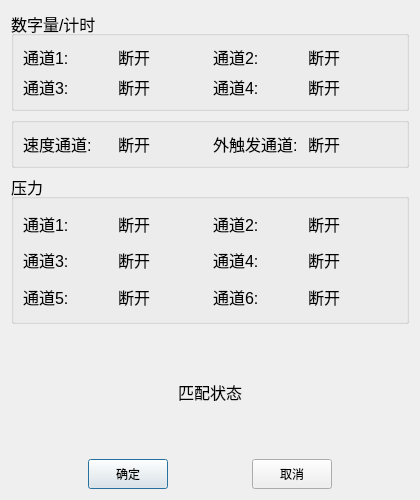
<?xml version="1.0" encoding="UTF-8"?>
<ui version="4.0">
 <class>DialogMatch</class>
 <widget class="QDialog" name="DialogMatch">
  <property name="geometry">
   <rect>
    <x>0</x>
    <y>0</y>
    <width>420</width>
    <height>500</height>
   </rect>
  </property>
  <property name="sizePolicy">
   <sizepolicy hsizetype="Fixed" vsizetype="Fixed">
    <horstretch>0</horstretch>
    <verstretch>0</verstretch>
   </sizepolicy>
  </property>
  <property name="minimumSize">
   <size>
    <width>420</width>
    <height>500</height>
   </size>
  </property>
  <property name="maximumSize">
   <size>
    <width>420</width>
    <height>500</height>
   </size>
  </property>
  <property name="windowTitle">
   <string>匹配连接</string>
  </property>
  <property name="windowIcon">
   <iconset resource="Icons/Icons.qrc">
    <normaloff>:/image/new.png</normaloff>:/image/new.png</iconset>
  </property>
  <layout class="QVBoxLayout" name="verticalLayout">
   <item>
    <widget class="QGroupBox" name="groupBox">
     <property name="sizePolicy">
      <sizepolicy hsizetype="Preferred" vsizetype="Fixed">
       <horstretch>0</horstretch>
       <verstretch>0</verstretch>
      </sizepolicy>
     </property>
     <property name="minimumSize">
      <size>
       <width>0</width>
       <height>100</height>
      </size>
     </property>
     <property name="font">
      <font>
       <pointsize>12</pointsize>
      </font>
     </property>
     <property name="title">
      <string>数字量/计时</string>
     </property>
     <property name="flat">
      <bool>false</bool>
     </property>
     <property name="checkable">
      <bool>false</bool>
     </property>
     <layout class="QGridLayout" name="gridLayout">
      <item row="0" column="0">
       <widget class="QLabel" name="label">
        <property name="font">
         <font>
          <pointsize>12</pointsize>
         </font>
        </property>
        <property name="text">
         <string>通道1:</string>
        </property>
       </widget>
      </item>
      <item row="0" column="1">
       <widget class="QLabel" name="digital1">
        <property name="sizePolicy">
         <sizepolicy hsizetype="Preferred" vsizetype="Preferred">
          <horstretch>0</horstretch>
          <verstretch>0</verstretch>
         </sizepolicy>
        </property>
        <property name="palette">
         <palette>
          <active>
           <colorrole role="WindowText">
            <brush brushstyle="SolidPattern">
             <color alpha="255">
              <red>0</red>
              <green>0</green>
              <blue>0</blue>
             </color>
            </brush>
           </colorrole>
           <colorrole role="Button">
            <brush brushstyle="SolidPattern">
             <color alpha="255">
              <red>255</red>
              <green>255</green>
              <blue>255</blue>
             </color>
            </brush>
           </colorrole>
           <colorrole role="Light">
            <brush brushstyle="SolidPattern">
             <color alpha="255">
              <red>255</red>
              <green>255</green>
              <blue>255</blue>
             </color>
            </brush>
           </colorrole>
           <colorrole role="Midlight">
            <brush brushstyle="SolidPattern">
             <color alpha="255">
              <red>255</red>
              <green>255</green>
              <blue>255</blue>
             </color>
            </brush>
           </colorrole>
           <colorrole role="Dark">
            <brush brushstyle="SolidPattern">
             <color alpha="255">
              <red>127</red>
              <green>127</green>
              <blue>127</blue>
             </color>
            </brush>
           </colorrole>
           <colorrole role="Mid">
            <brush brushstyle="SolidPattern">
             <color alpha="255">
              <red>170</red>
              <green>170</green>
              <blue>170</blue>
             </color>
            </brush>
           </colorrole>
           <colorrole role="Text">
            <brush brushstyle="SolidPattern">
             <color alpha="255">
              <red>0</red>
              <green>0</green>
              <blue>0</blue>
             </color>
            </brush>
           </colorrole>
           <colorrole role="BrightText">
            <brush brushstyle="SolidPattern">
             <color alpha="255">
              <red>255</red>
              <green>255</green>
              <blue>255</blue>
             </color>
            </brush>
           </colorrole>
           <colorrole role="ButtonText">
            <brush brushstyle="SolidPattern">
             <color alpha="255">
              <red>0</red>
              <green>0</green>
              <blue>0</blue>
             </color>
            </brush>
           </colorrole>
           <colorrole role="Base">
            <brush brushstyle="SolidPattern">
             <color alpha="255">
              <red>255</red>
              <green>255</green>
              <blue>255</blue>
             </color>
            </brush>
           </colorrole>
           <colorrole role="Window">
            <brush brushstyle="SolidPattern">
             <color alpha="255">
              <red>255</red>
              <green>255</green>
              <blue>255</blue>
             </color>
            </brush>
           </colorrole>
           <colorrole role="Shadow">
            <brush brushstyle="SolidPattern">
             <color alpha="255">
              <red>0</red>
              <green>0</green>
              <blue>0</blue>
             </color>
            </brush>
           </colorrole>
           <colorrole role="AlternateBase">
            <brush brushstyle="SolidPattern">
             <color alpha="255">
              <red>255</red>
              <green>255</green>
              <blue>255</blue>
             </color>
            </brush>
           </colorrole>
           <colorrole role="ToolTipBase">
            <brush brushstyle="SolidPattern">
             <color alpha="255">
              <red>255</red>
              <green>255</green>
              <blue>220</blue>
             </color>
            </brush>
           </colorrole>
           <colorrole role="ToolTipText">
            <brush brushstyle="SolidPattern">
             <color alpha="255">
              <red>0</red>
              <green>0</green>
              <blue>0</blue>
             </color>
            </brush>
           </colorrole>
          </active>
          <inactive>
           <colorrole role="WindowText">
            <brush brushstyle="SolidPattern">
             <color alpha="255">
              <red>0</red>
              <green>0</green>
              <blue>0</blue>
             </color>
            </brush>
           </colorrole>
           <colorrole role="Button">
            <brush brushstyle="SolidPattern">
             <color alpha="255">
              <red>255</red>
              <green>255</green>
              <blue>255</blue>
             </color>
            </brush>
           </colorrole>
           <colorrole role="Light">
            <brush brushstyle="SolidPattern">
             <color alpha="255">
              <red>255</red>
              <green>255</green>
              <blue>255</blue>
             </color>
            </brush>
           </colorrole>
           <colorrole role="Midlight">
            <brush brushstyle="SolidPattern">
             <color alpha="255">
              <red>255</red>
              <green>255</green>
              <blue>255</blue>
             </color>
            </brush>
           </colorrole>
           <colorrole role="Dark">
            <brush brushstyle="SolidPattern">
             <color alpha="255">
              <red>127</red>
              <green>127</green>
              <blue>127</blue>
             </color>
            </brush>
           </colorrole>
           <colorrole role="Mid">
            <brush brushstyle="SolidPattern">
             <color alpha="255">
              <red>170</red>
              <green>170</green>
              <blue>170</blue>
             </color>
            </brush>
           </colorrole>
           <colorrole role="Text">
            <brush brushstyle="SolidPattern">
             <color alpha="255">
              <red>0</red>
              <green>0</green>
              <blue>0</blue>
             </color>
            </brush>
           </colorrole>
           <colorrole role="BrightText">
            <brush brushstyle="SolidPattern">
             <color alpha="255">
              <red>255</red>
              <green>255</green>
              <blue>255</blue>
             </color>
            </brush>
           </colorrole>
           <colorrole role="ButtonText">
            <brush brushstyle="SolidPattern">
             <color alpha="255">
              <red>0</red>
              <green>0</green>
              <blue>0</blue>
             </color>
            </brush>
           </colorrole>
           <colorrole role="Base">
            <brush brushstyle="SolidPattern">
             <color alpha="255">
              <red>255</red>
              <green>255</green>
              <blue>255</blue>
             </color>
            </brush>
           </colorrole>
           <colorrole role="Window">
            <brush brushstyle="SolidPattern">
             <color alpha="255">
              <red>255</red>
              <green>255</green>
              <blue>255</blue>
             </color>
            </brush>
           </colorrole>
           <colorrole role="Shadow">
            <brush brushstyle="SolidPattern">
             <color alpha="255">
              <red>0</red>
              <green>0</green>
              <blue>0</blue>
             </color>
            </brush>
           </colorrole>
           <colorrole role="AlternateBase">
            <brush brushstyle="SolidPattern">
             <color alpha="255">
              <red>255</red>
              <green>255</green>
              <blue>255</blue>
             </color>
            </brush>
           </colorrole>
           <colorrole role="ToolTipBase">
            <brush brushstyle="SolidPattern">
             <color alpha="255">
              <red>255</red>
              <green>255</green>
              <blue>220</blue>
             </color>
            </brush>
           </colorrole>
           <colorrole role="ToolTipText">
            <brush brushstyle="SolidPattern">
             <color alpha="255">
              <red>0</red>
              <green>0</green>
              <blue>0</blue>
             </color>
            </brush>
           </colorrole>
          </inactive>
          <disabled>
           <colorrole role="WindowText">
            <brush brushstyle="SolidPattern">
             <color alpha="255">
              <red>127</red>
              <green>127</green>
              <blue>127</blue>
             </color>
            </brush>
           </colorrole>
           <colorrole role="Button">
            <brush brushstyle="SolidPattern">
             <color alpha="255">
              <red>255</red>
              <green>255</green>
              <blue>255</blue>
             </color>
            </brush>
           </colorrole>
           <colorrole role="Light">
            <brush brushstyle="SolidPattern">
             <color alpha="255">
              <red>255</red>
              <green>255</green>
              <blue>255</blue>
             </color>
            </brush>
           </colorrole>
           <colorrole role="Midlight">
            <brush brushstyle="SolidPattern">
             <color alpha="255">
              <red>255</red>
              <green>255</green>
              <blue>255</blue>
             </color>
            </brush>
           </colorrole>
           <colorrole role="Dark">
            <brush brushstyle="SolidPattern">
             <color alpha="255">
              <red>127</red>
              <green>127</green>
              <blue>127</blue>
             </color>
            </brush>
           </colorrole>
           <colorrole role="Mid">
            <brush brushstyle="SolidPattern">
             <color alpha="255">
              <red>170</red>
              <green>170</green>
              <blue>170</blue>
             </color>
            </brush>
           </colorrole>
           <colorrole role="Text">
            <brush brushstyle="SolidPattern">
             <color alpha="255">
              <red>127</red>
              <green>127</green>
              <blue>127</blue>
             </color>
            </brush>
           </colorrole>
           <colorrole role="BrightText">
            <brush brushstyle="SolidPattern">
             <color alpha="255">
              <red>255</red>
              <green>255</green>
              <blue>255</blue>
             </color>
            </brush>
           </colorrole>
           <colorrole role="ButtonText">
            <brush brushstyle="SolidPattern">
             <color alpha="255">
              <red>127</red>
              <green>127</green>
              <blue>127</blue>
             </color>
            </brush>
           </colorrole>
           <colorrole role="Base">
            <brush brushstyle="SolidPattern">
             <color alpha="255">
              <red>255</red>
              <green>255</green>
              <blue>255</blue>
             </color>
            </brush>
           </colorrole>
           <colorrole role="Window">
            <brush brushstyle="SolidPattern">
             <color alpha="255">
              <red>255</red>
              <green>255</green>
              <blue>255</blue>
             </color>
            </brush>
           </colorrole>
           <colorrole role="Shadow">
            <brush brushstyle="SolidPattern">
             <color alpha="255">
              <red>0</red>
              <green>0</green>
              <blue>0</blue>
             </color>
            </brush>
           </colorrole>
           <colorrole role="AlternateBase">
            <brush brushstyle="SolidPattern">
             <color alpha="255">
              <red>255</red>
              <green>255</green>
              <blue>255</blue>
             </color>
            </brush>
           </colorrole>
           <colorrole role="ToolTipBase">
            <brush brushstyle="SolidPattern">
             <color alpha="255">
              <red>255</red>
              <green>255</green>
              <blue>220</blue>
             </color>
            </brush>
           </colorrole>
           <colorrole role="ToolTipText">
            <brush brushstyle="SolidPattern">
             <color alpha="255">
              <red>0</red>
              <green>0</green>
              <blue>0</blue>
             </color>
            </brush>
           </colorrole>
          </disabled>
         </palette>
        </property>
        <property name="font">
         <font>
          <pointsize>12</pointsize>
         </font>
        </property>
        <property name="text">
         <string>断开</string>
        </property>
       </widget>
      </item>
      <item row="0" column="2">
       <widget class="QLabel" name="label_3">
        <property name="font">
         <font>
          <pointsize>12</pointsize>
         </font>
        </property>
        <property name="text">
         <string>通道2:</string>
        </property>
       </widget>
      </item>
      <item row="0" column="3">
       <widget class="QLabel" name="digital2">
        <property name="sizePolicy">
         <sizepolicy hsizetype="Preferred" vsizetype="Preferred">
          <horstretch>0</horstretch>
          <verstretch>0</verstretch>
         </sizepolicy>
        </property>
        <property name="font">
         <font>
          <pointsize>12</pointsize>
         </font>
        </property>
        <property name="text">
         <string>断开</string>
        </property>
       </widget>
      </item>
      <item row="1" column="0">
       <widget class="QLabel" name="label_2">
        <property name="font">
         <font>
          <pointsize>12</pointsize>
         </font>
        </property>
        <property name="text">
         <string>通道3:</string>
        </property>
       </widget>
      </item>
      <item row="1" column="1">
       <widget class="QLabel" name="digital3">
        <property name="font">
         <font>
          <pointsize>12</pointsize>
         </font>
        </property>
        <property name="text">
         <string>断开</string>
        </property>
       </widget>
      </item>
      <item row="1" column="2">
       <widget class="QLabel" name="label_7">
        <property name="font">
         <font>
          <pointsize>12</pointsize>
         </font>
        </property>
        <property name="text">
         <string>通道4:</string>
        </property>
       </widget>
      </item>
      <item row="1" column="3">
       <widget class="QLabel" name="digital4">
        <property name="font">
         <font>
          <pointsize>12</pointsize>
         </font>
        </property>
        <property name="text">
         <string>断开</string>
        </property>
       </widget>
      </item>
     </layout>
    </widget>
   </item>
   <item>
    <widget class="QGroupBox" name="groupBox_3">
     <property name="sizePolicy">
      <sizepolicy hsizetype="Preferred" vsizetype="Fixed">
       <horstretch>0</horstretch>
       <verstretch>0</verstretch>
      </sizepolicy>
     </property>
     <property name="minimumSize">
      <size>
       <width>0</width>
       <height>50</height>
      </size>
     </property>
     <property name="font">
      <font>
       <pointsize>12</pointsize>
      </font>
     </property>
     <property name="title">
      <string/>
     </property>
     <layout class="QGridLayout" name="gridLayout_2">
      <item row="0" column="0">
       <widget class="QLabel" name="label_9">
        <property name="text">
         <string>速度通道:</string>
        </property>
       </widget>
      </item>
      <item row="0" column="1">
       <widget class="QLabel" name="speed1">
        <property name="text">
         <string>断开</string>
        </property>
       </widget>
      </item>
      <item row="0" column="2">
       <widget class="QLabel" name="label_11">
        <property name="text">
         <string>外触发通道:</string>
        </property>
       </widget>
      </item>
      <item row="0" column="3">
       <widget class="QLabel" name="speed2">
        <property name="text">
         <string>断开</string>
        </property>
       </widget>
      </item>
     </layout>
    </widget>
   </item>
   <item>
    <widget class="QGroupBox" name="groupBox_2">
     <property name="sizePolicy">
      <sizepolicy hsizetype="Preferred" vsizetype="Fixed">
       <horstretch>0</horstretch>
       <verstretch>0</verstretch>
      </sizepolicy>
     </property>
     <property name="minimumSize">
      <size>
       <width>0</width>
       <height>150</height>
      </size>
     </property>
     <property name="font">
      <font>
       <pointsize>12</pointsize>
      </font>
     </property>
     <property name="title">
      <string>压力</string>
     </property>
     <layout class="QGridLayout" name="gridLayout_3">
      <item row="1" column="1">
       <widget class="QLabel" name="pressure3">
        <property name="text">
         <string>断开</string>
        </property>
       </widget>
      </item>
      <item row="1" column="0">
       <widget class="QLabel" name="label_18">
        <property name="text">
         <string>通道3:</string>
        </property>
       </widget>
      </item>
      <item row="0" column="3">
       <widget class="QLabel" name="pressure2">
        <property name="text">
         <string>断开</string>
        </property>
       </widget>
      </item>
      <item row="0" column="2">
       <widget class="QLabel" name="label_14">
        <property name="text">
         <string>通道2:</string>
        </property>
       </widget>
      </item>
      <item row="0" column="0">
       <widget class="QLabel" name="label_13">
        <property name="text">
         <string>通道1:</string>
        </property>
       </widget>
      </item>
      <item row="1" column="2">
       <widget class="QLabel" name="label_15">
        <property name="text">
         <string>通道4:</string>
        </property>
       </widget>
      </item>
      <item row="1" column="3">
       <widget class="QLabel" name="pressure4">
        <property name="text">
         <string>断开</string>
        </property>
       </widget>
      </item>
      <item row="2" column="0">
       <widget class="QLabel" name="label_17">
        <property name="text">
         <string>通道5:</string>
        </property>
       </widget>
      </item>
      <item row="2" column="1">
       <widget class="QLabel" name="pressure5">
        <property name="text">
         <string>断开</string>
        </property>
       </widget>
      </item>
      <item row="2" column="2">
       <widget class="QLabel" name="label_16">
        <property name="text">
         <string>通道6:</string>
        </property>
       </widget>
      </item>
      <item row="2" column="3">
       <widget class="QLabel" name="pressure6">
        <property name="text">
         <string>断开</string>
        </property>
       </widget>
      </item>
      <item row="0" column="1">
       <widget class="QLabel" name="pressure1">
        <property name="text">
         <string>断开</string>
        </property>
       </widget>
      </item>
     </layout>
    </widget>
   </item>
   <item>
    <widget class="QLabel" name="linkState">
     <property name="sizePolicy">
      <sizepolicy hsizetype="Preferred" vsizetype="Preferred">
       <horstretch>0</horstretch>
       <verstretch>0</verstretch>
      </sizepolicy>
     </property>
     <property name="font">
      <font>
       <pointsize>12</pointsize>
      </font>
     </property>
     <property name="text">
      <string>匹配状态</string>
     </property>
     <property name="alignment">
      <set>Qt::AlignCenter</set>
     </property>
    </widget>
   </item>
   <item>
    <layout class="QHBoxLayout" name="horizontalLayout">
     <item>
      <spacer name="horizontalSpacer_2">
       <property name="orientation">
        <enum>Qt::Horizontal</enum>
       </property>
       <property name="sizeHint" stdset="0">
        <size>
         <width>40</width>
         <height>20</height>
        </size>
       </property>
      </spacer>
     </item>
     <item>
      <widget class="QPushButton" name="okButton">
       <property name="minimumSize">
        <size>
         <width>0</width>
         <height>30</height>
        </size>
       </property>
       <property name="text">
        <string>确定</string>
       </property>
      </widget>
     </item>
     <item>
      <spacer name="horizontalSpacer_3">
       <property name="orientation">
        <enum>Qt::Horizontal</enum>
       </property>
       <property name="sizeHint" stdset="0">
        <size>
         <width>40</width>
         <height>20</height>
        </size>
       </property>
      </spacer>
     </item>
     <item>
      <widget class="QPushButton" name="cancelButton">
       <property name="minimumSize">
        <size>
         <width>0</width>
         <height>30</height>
        </size>
       </property>
       <property name="text">
        <string>取消</string>
       </property>
      </widget>
     </item>
     <item>
      <spacer name="horizontalSpacer">
       <property name="orientation">
        <enum>Qt::Horizontal</enum>
       </property>
       <property name="sizeHint" stdset="0">
        <size>
         <width>40</width>
         <height>20</height>
        </size>
       </property>
      </spacer>
     </item>
    </layout>
   </item>
  </layout>
 </widget>
 <resources>
  <include location="Icons/Icons.qrc"/>
 </resources>
 <connections>
  <connection>
   <sender>cancelButton</sender>
   <signal>clicked()</signal>
   <receiver>DialogMatch</receiver>
   <slot>reject()</slot>
   <hints>
    <hint type="sourcelabel">
     <x>267</x>
     <y>349</y>
    </hint>
    <hint type="destinationlabel">
     <x>307</x>
     <y>392</y>
    </hint>
   </hints>
  </connection>
 </connections>
</ui>
